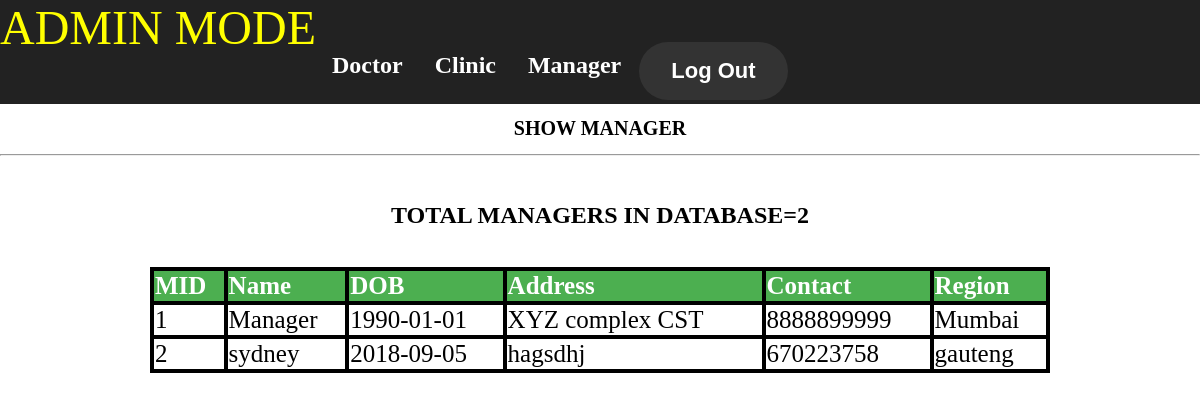
Screenshot of /Sydney/Admin/showmanager.php with the database file from the repository.
### tables this page shows
CREATE TABLE `manager` (
  `mid` int(11) NOT NULL,
  `name` varchar(30) NOT NULL,
  `gender` varchar(30) NOT NULL,
  `dob` date NOT NULL,
  `contact` bigint(20) NOT NULL,
  `address` varchar(100) NOT NULL,
  `username` varchar(30) NOT NULL,
  `password` varchar(30) NOT NULL,
  `region` varchar(30) NOT NULL
);

### Sydney/Admin/showmanager.php (the view, shortened to what this page needs)
<!DOCTYPE html>
<html>
<head>
<link rel="stylesheet" href="adminmain.css">
</head>
<body background= "managerview.jpg">
<ul>
<li class="dropdown"><font color="yellow" size="10">ADMIN MODE</font></li>
<br>
<h2>
  <li class="dropdown">
  <a href="javascript:void(0)" class="dropbtn">Doctor</a>
  </li>
  <li class="dropdown">
  <a href="javascript:void(0)" class="dropbtn">Clinic</a>
  </li>
  <li class="dropdown">
  <a href="javascript:void(0)" class="dropbtn">Manager</a>
  </li>
   <li>
	<form method="post" action="mainpage.php">
	<button type="submit" class="cancelbtn" name="logout" style="float:right;font-size:22px"><b>Log Out</b></button>
	</form>
  </li>
</ul>
<center><h1>SHOW MANAGER</h1><hr>
<?php
$con = mysqli_connect('localhost','root','','wt_database');
$sql="SELECT * FROM manager order by MID ASC";
$result = mysqli_query($con,$sql);
echo "<br><h2>TOTAL MANAGERS IN DATABASE=<b>".mysqli_num_rows($result)."</b></h2><br>";
echo "<table>
<tr>
<th>MID</th>
<th>Name</th>
<th>DOB</th>
<th>Address</th>
<th>Contact</th>
<th>Region</th>
</tr>";
while($row = mysqli_fetch_array($result)) {
    echo "<tr>";
	echo "<td>" . $row['mid'] . "</td>";
    echo "<td>" . $row['name'] . "</td>";
    echo "<td>" . $row['dob'] . "</td>";
	echo "<td>" . $row['address'] . "</td>";
	echo "<td>" . $row['contact'] . "</td>";
	echo "<td>" . $row['region'] . "</td>";
    echo "</tr>";
}
echo "</table>";
?>
</body>
</html>

### Sydney/Admin/adminmain.css (style rules this page uses)
body, html { background-color:white; height: 100%; margin: 0; background-position:center; background-repeat: repeat-y; background-size: cover; background-attachment:fixed; font-family:verdana; }
h1 { text-align:center; color:black; font-size:20px; top:30%; }
button { border-radius:32px; background-color: #333; border: none; color: white; padding: 16px 32px; text-align: center; text-decoration: none; display: inline-block; font-size: 16px; margin: 4px 2px; -webkit-transition-duration: 0.4s; transition-duration: 0.4s; cursor: pointer; }
ul { list-style-type: none; margin: 0; padding: 0; overflow: hidden; background-color: #222; }
li { float: left; }
li a, .dropbtn { display: inline-block; color: white; text-align: center; padding: 14px 16px; text-decoration: none; }
li.dropdown { display: inline-block; }

### Sydney/Admin/showmanager.php (style rules this page uses)
table { width: 75%; border-collapse: collapse; border: 4px solid black; padding: 5px; font-size: 25px; }
th { border: 4px solid black; background-color: #4CAF50; color: white; text-align: left; }
tr,td { border: 4px solid black; background-color: white; color: black; }

### rows the page displays
manager: mid "1", name "Manager", dob "1990-01-01", address "XYZ complex CST", contact "8888899999", region "Mumbai"
manager: mid "2", name "sydney", dob "2018-09-05", address "hagsdhj", contact "670223758", region "gauteng"

### other values shown
mysqli_num_rows($result) "2"
